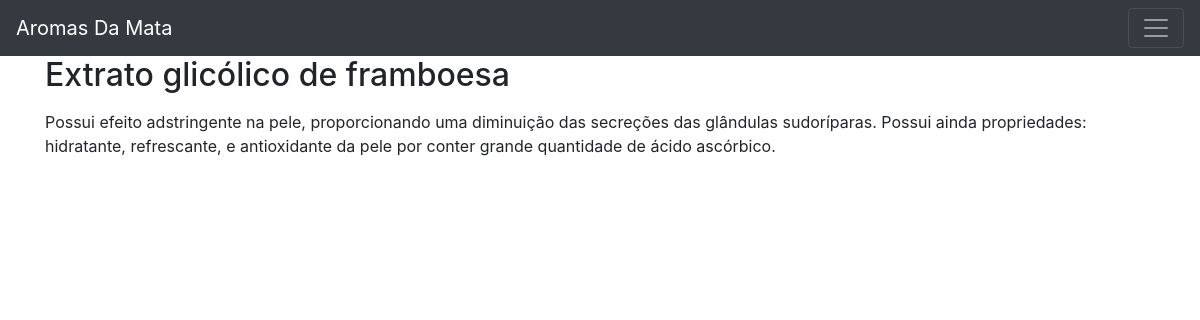
The page /1 on the database its author committed.
### tables this page shows
CREATE TABLE insumos (
    id INTEGER PRIMARY KEY AUTOINCREMENT,
    created TIMESTAMP NOT NULL DEFAULT CURRENT_TIMESTAMP,
    nome_insumo TEXT NOT NULL,
    beneficios TEXT NOT NULL
);

### app.py (the view)
@app.route('/<int:insumo_id>') #id do insumo é rota para consulta individual
def insumo(insumo_id):
    insumo = get_insumo(insumo_id)
    return render_template('insumos.html', insumo=insumo)

### app.py (called while the page is built)
def get_db_connection():
    conn = sqlite3.connect('database.db')
    conn.row_factory = sqlite3.Row
    return conn

def get_insumo(insumo_id):
    conn = get_db_connection()
    insumo = conn.execute('SELECT * FROM insumos WHERE id = ?', (insumo_id,)).fetchone()
    conn.close()
    if insumo is None:
        abort(404)
    return insumo #se não for insumo aqui, no insumos.html não vai retornar o individual

### templates/insumos.html (shortened to what this page needs)
{% extends 'base.html' %}
{% block content %}
    <h2>{% block title %} {{ insumo['nome_insumo'] }} {% endblock %}</h2>
    <p>{{ insumo['beneficios'] }}</p>
{% endblock %}

### rows shown on the page
insumos: nome_insumo "Extrato glicólico de framboesa", beneficios "Possui efeito adstringente na pele, proporcionando uma diminuição das secreções das glândulas sudoríparas. Possui ainda propriedades: hidratante, refrescante, e antioxidante da pele por conter grande quantidade de ácido ascórbico."
